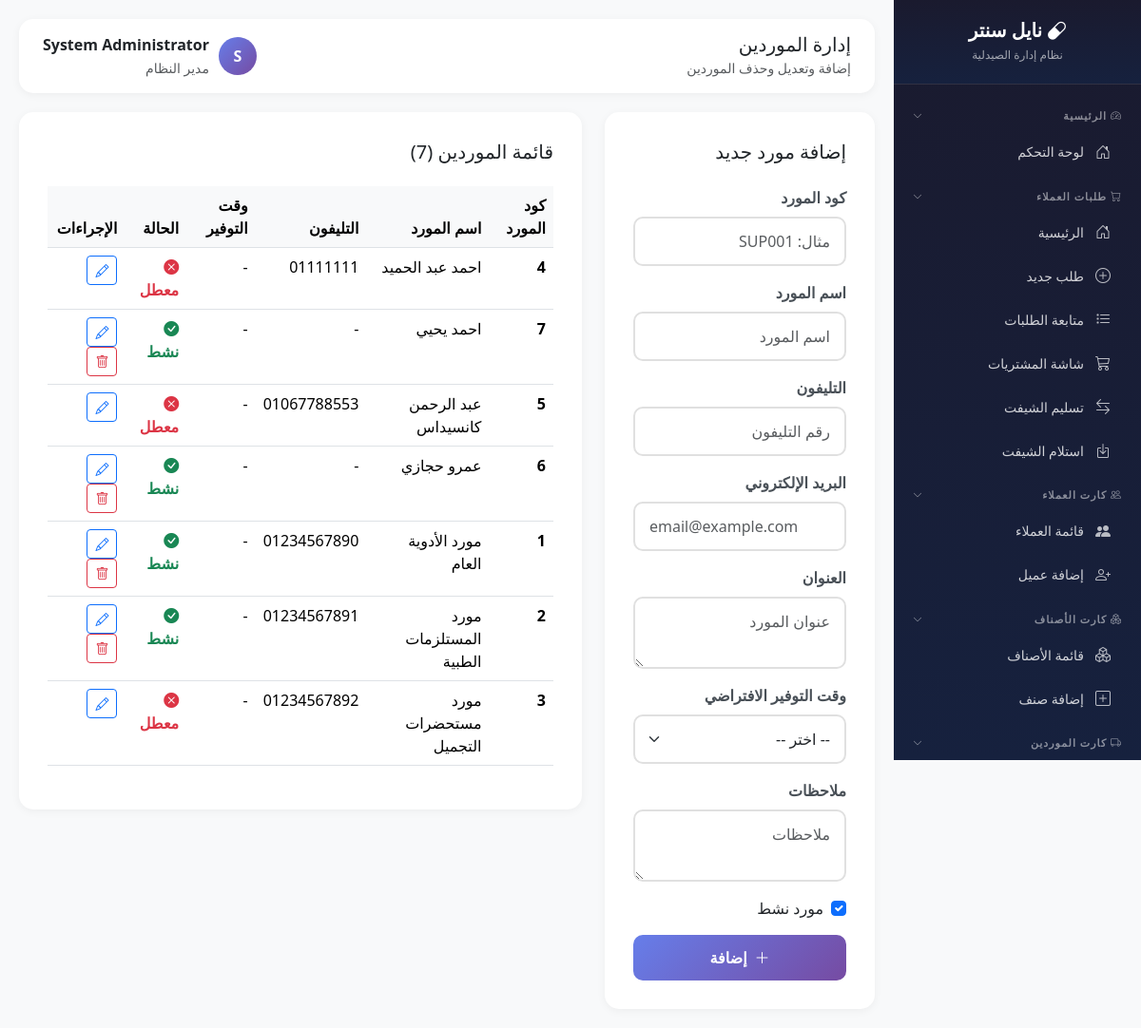
/admin/suppliers.php (signed in), run on an earlier commit of the app's database.
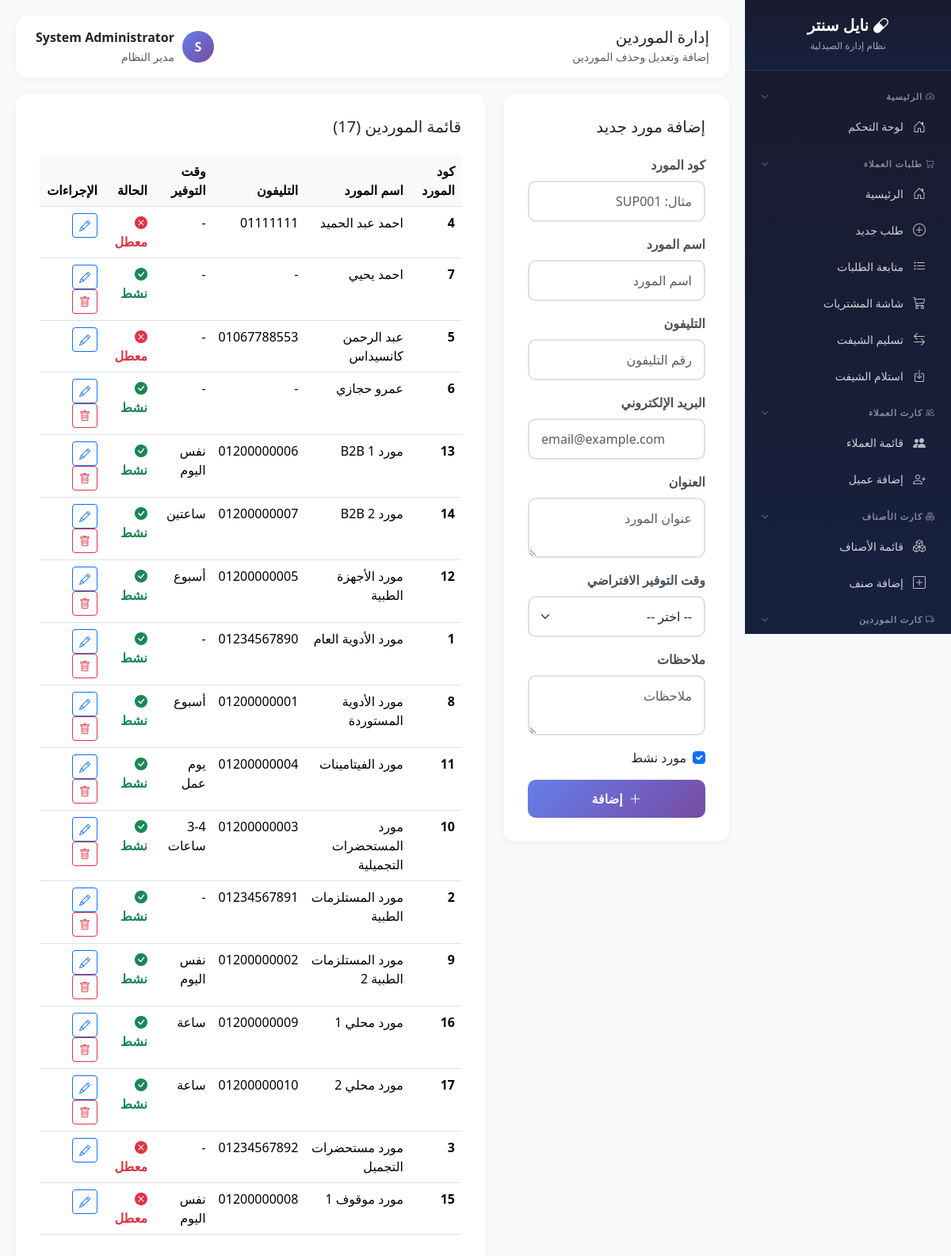
And on a later commit of the database.
### tables this page shows
CREATE TABLE `suppliers` (
  `id` int(11) NOT NULL,
  `supplier_code` varchar(20) NOT NULL COMMENT 'كود المورد التسلسلي',
  `supplier_name` varchar(100) NOT NULL,
  `phone` varchar(20) DEFAULT NULL,
  `email` varchar(100) DEFAULT NULL,
  `address` text DEFAULT NULL,
  `is_active` tinyint(1) DEFAULT 1,
  `created_at` timestamp NOT NULL DEFAULT current_timestamp(),
  `delivery_time` varchar(50) DEFAULT 'نفس اليوم',
  `delivery_time_id` int(11) DEFAULT NULL,
  `notes` text DEFAULT NULL,
  `source` enum('estock','manual') DEFAULT 'estock',
  `estock_id` decimal(18,0) DEFAULT NULL,
  `manual_code` varchar(50) DEFAULT NULL,
  `supplier_name_en` varchar(100) DEFAULT NULL,
  `supplier_type` varchar(20) DEFAULT 'company',
  `payment_type` varchar(20) DEFAULT 'cash',
  `credit_limit` decimal(12,2) DEFAULT 0.00,
  `grace_period` int(11) DEFAULT 0,
  `return_policy` text DEFAULT NULL,
  `instapay_number` varchar(50) DEFAULT NULL,
  `wallet_number` varchar(50) DEFAULT NULL,
  `deleted_at` datetime DEFAULT NULL,
  `created_by` int(11) DEFAULT NULL,
  `updated_at` timestamp NOT NULL DEFAULT current_timestamp() ON UPDATE current_timestamp()
);

CREATE TABLE `delivery_times` (
  `id` int(11) NOT NULL,
  `time_code` varchar(20) NOT NULL,
  `time_name` varchar(50) NOT NULL,
  `sort_order` int(11) DEFAULT 0,
  `is_active` tinyint(1) DEFAULT 1,
  `created_at` timestamp NOT NULL DEFAULT current_timestamp()
);

### admin/suppliers.php (the view, shortened to what the rows shown need)
<?php
$db = getDB();
$stmt = $db->query("SELECT s.*, dt.time_name as delivery_time FROM suppliers s LEFT JOIN delivery_times dt ON s.delivery_time_id = dt.id ORDER BY s.supplier_name");
$suppliers = $stmt->fetchAll();
?>
<!DOCTYPE html>
<html lang="ar" dir="rtl">
<head>
    <link href="https://cdn.jsdelivr.net/npm/bootstrap@5.3.2/dist/css/bootstrap.rtl.min.css" rel="stylesheet">
    <link href="https://cdn.jsdelivr.net/npm/bootstrap-icons@1.11.1/font/bootstrap-icons.css" rel="stylesheet">
</head>
<body>
    <div class="main-content">
        <div class="row">
            <div class="col-md-8">
                <div class="content-card">
                    <div class="table-responsive">
                        <table class="table table-hover">
                            <thead>
                                <tr>
                                    <th>كود المورد</th>
                                    <th>اسم المورد</th>
                                    <th>التليفون</th>
                                    <th>وقت التوفير</th>
                                    <th>الحالة</th>
                                    <th>الإجراءات</th>
                                </tr>
                            </thead>
                            <tbody>
                                <?php foreach ($suppliers as $sup): ?>
                                <tr>
                                    <td class="fw-bold"><?= $sup['supplier_code'] ?></td>
                                    <td><?= $sup['supplier_name'] ?></td>
                                    <td><?= $sup['phone'] ?: '-' ?></td>
                                    <td><?= $sup['delivery_time'] ?: '-' ?></td>
                                    <td>
                                        <?php if ($sup['is_active']): ?>
                                        <span class="status-active"><i class="bi bi-check-circle-fill me-1"></i>نشط</span>
                                        <?php else: ?>
                                        <span class="status-inactive"><i class="bi bi-x-circle-fill me-1"></i>معطل</span>
                                        <?php endif; ?>
                                    </td>
                                    <td>
                                        <a href="?edit=<?= $sup['id'] ?>" class="btn btn-sm btn-outline-primary"><i class="bi bi-pencil"></i></a>
                                        <?php if ($sup['is_active']): ?>
                                        <a href="?delete=<?= $sup['id'] ?>" class="btn btn-sm btn-outline-danger" onclick="return confirm('هل أنت متأكد من تعطيل هذا المورد؟')"><i class="bi bi-trash"></i></a>
                                        <?php endif; ?>
                                    </td>
                                </tr>
                                <?php endforeach; ?>
                            </tbody>
                        </table>
                    </div>
                </div>
            </div>
        </div>
    </div>
</body>
</html>

What changed in the data, as far as the page shows it:
added suppliers: supplier_code "13", supplier_name "مورد B2B 1", phone "01200000006", delivery_time.time_name "نفس اليوم", is_active 1 (drawn)
added suppliers: supplier_code "14", supplier_name "مورد B2B 2", phone "01200000007", delivery_time.time_name "ساعتين", is_active 1 (drawn)
added suppliers: supplier_code "12", supplier_name "مورد الأجهزة الطبية", phone "01200000005", delivery_time.time_name "أسبوع", is_active 1 (drawn)
added suppliers: supplier_code "8", supplier_name "مورد الأدوية المستوردة", phone "01200000001", delivery_time.time_name "أسبوع", is_active 1 (drawn)
added suppliers: supplier_code "11", supplier_name "مورد الفيتامينات", phone "01200000004", delivery_time.time_name "يوم عمل", is_active 1 (drawn)
added suppliers: supplier_code "10", supplier_name "مورد المستحضرات التجميلية", phone "01200000003", delivery_time.time_name "3-4 ساعات", is_active 1 (drawn)
added suppliers: supplier_code "9", supplier_name "مورد المستلزمات الطبية 2", phone "01200000002", delivery_time.time_name "نفس اليوم", is_active 1 (drawn)
added suppliers: supplier_code "16", supplier_name "مورد محلي 1", phone "01200000009", delivery_time.time_name "ساعة", is_active 1 (drawn)
added suppliers: supplier_code "17", supplier_name "مورد محلي 2", phone "01200000010", delivery_time.time_name "ساعة", is_active 1 (drawn)
added suppliers: supplier_code "15", supplier_name "مورد موقوف 1", phone "01200000008", delivery_time.time_name "نفس اليوم", is_active 0 (drawn)
Also different on the page:
count($suppliers): "7" → "17"
